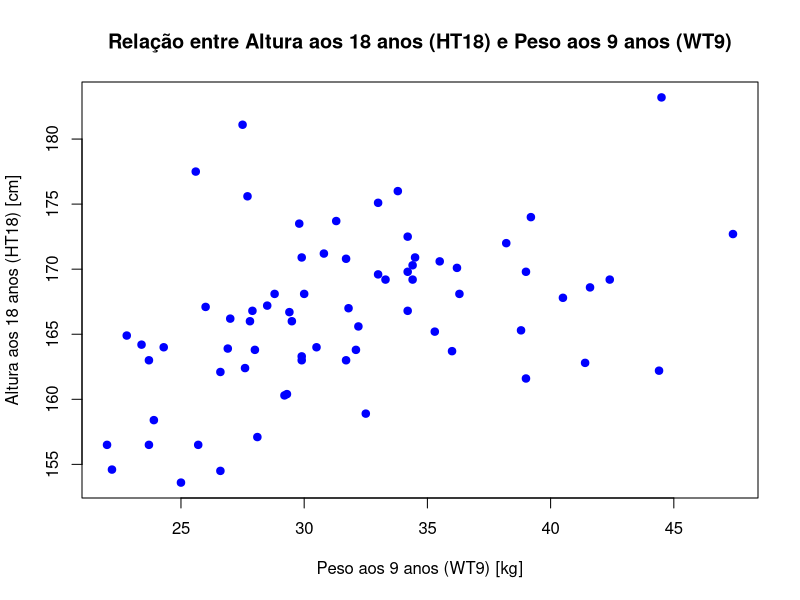
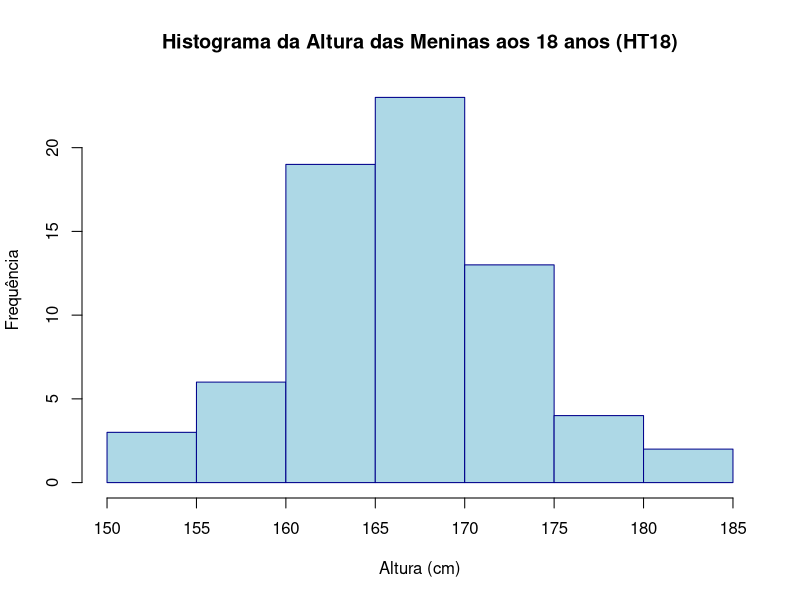
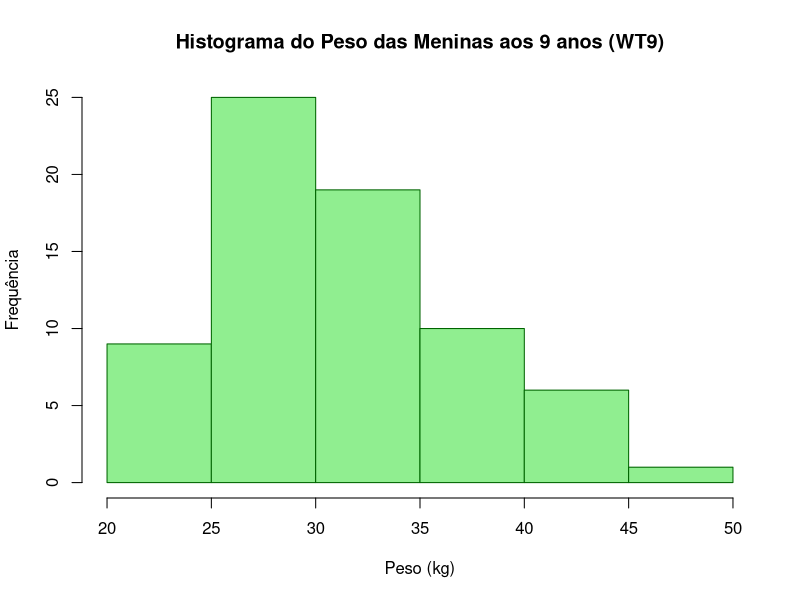

Write R code to recreate these figures, in order. (Note: this script raises an error after producing the figures.)
# 1. Carregamento dos Dados
# 1.a) 
# Usamos read.csv2() que é o padrão para arquivos com delimitador ';' e decimal ','
# O argumento fileEncoding="latin1" ou similar pode ser necessário dependendo do ambiente
# e do arquivo, mas tentaremos sem ele primeiro.

cat("\n=== Exercício: 1-a ===\n")

df_bgs <- read.csv2(
  file = "BGSgirls.csv",
  header = TRUE,
  sep = ";",
  dec = ",",
  row.names = 1 # Usa a primeira coluna como identificador de linha
)

# Exploração da Estrutura dos Dados com str()
print("\n --- Estrutura do DataFrame (str()) ---\n ")
str(df_bgs)

# Exploração das Primeiras Linhas com head()
print("\n--- Primeiras linhas do DataFrame (head()) ---")
head(df_bgs)

# 1.b)

cat("\n=== Exercício: 1-b ===\n")

# Certificando-se de que o DataFrame foi carregado corretamente
df_bgs <- read.csv2(
  file = "BGSgirls.csv",
  header = TRUE,
  sep = ";",
  dec = ",",
  row.names = 1 # Usa a primeira coluna como identificador de linha
)

# Definir as variáveis de interesse
variaveis <- c("HT18", "WT9")

# Calcular as medidas descritivas para cada variável
resultados <- sapply(df_bgs[variaveis], function(x) {
  c(
    Media = mean(x, na.rm = TRUE),
    Mediana = median(x, na.rm = TRUE),
    Desvio_Padrao = sd(x, na.rm = TRUE),
    Minimo = min(x, na.rm = TRUE),
    Maximo = max(x, na.rm = TRUE)
  )
})

# Exibir os resultados
print("--- Medidas Descritivas para HT18 e WT9 ---")
print(resultados)

#1.c)

cat("\n=== Exercício: 1-c ===\n")

# GRÁFICO DE DISPERSÃO (HT18 vs. WT9)

# Define o título e os rótulos
titulo_disp <- "Relação entre Altura aos 18 anos (HT18) e Peso aos 9 anos (WT9)"
eixo_x_disp <- "Peso aos 9 anos (WT9) [kg]"
eixo_y_disp <- "Altura aos 18 anos (HT18) [cm]"

# Constrói o gráfico de dispersão
plot(
  x = df_bgs$WT9, 
  y = df_bgs$HT18, 
  main = titulo_disp,
  xlab = eixo_x_disp,
  ylab = eixo_y_disp,
  pch = 19, # Tipo de ponto (círculo sólido)
  col = "blue" # Cor dos pontos
)

# HISTOGRAMA PARA HT18

# Define o título e os rótulos
titulo_hist_ht18 <- "Histograma da Altura das Meninas aos 18 anos (HT18)"
eixo_x_hist_ht18 <- "Altura (cm)"

# Constrói o histograma para HT18
hist(
  df_bgs$HT18,
  main = titulo_hist_ht18,
  xlab = eixo_x_hist_ht18,
  ylab = "Frequência",
  col = "lightblue", 
  border = "darkblue"
)


# HISTOGRAMA PARA WT9

# Define o título e os rótulos
titulo_hist_wt9 <- "Histograma do Peso das Meninas aos 9 anos (WT9)"
eixo_x_hist_wt9 <- "Peso (kg)"

# Constrói o histograma para WT9
hist(
  df_bgs$WT9,
  main = titulo_hist_wt9,
  xlab = eixo_x_hist_wt9,
  ylab = "Frequência",
  col = "lightgreen",
  border = "darkgreen"
)

# 1.d)
# Resposta:A variável HT18 é bastante homogênea (baixo desvio padrão e distribuição Normal), indicando que, apesar das diferenças de peso na infância, a altura final do grupo é consistente. 
#  A variável WT9 apresenta maior dispersão, o que é esperado, pois o peso na infância é mais sensível a fatores ambientais, dietéticos e de desenvolvimento individual. 
#  O peso aos 9 anos (WT9) é um preditor fraco ou moderado da altura final (HT18). A correlação não será perfeita, pois a altura final é um resultado genético complexo, e o peso aos 9 anos reflete o estágio de desenvolvimento atual e o status nutricional.


# 2. Calculos Manuais das Estimativas
# 2.a)
# Montar a matriz de design X
# Adicionar a coluna de 1s para o intercepto e selecionar as variáveis preditoras
# A fórmula do modelo é: HT18 ~ 1 + HT2 + WT2 + HT9 + WT9 + ST9
# O '1' garante a coluna do intercepto.

cat("\n=== Exercício: 2-a ===\n")

X <- model.matrix( ~ HT2 + WT2 + HT9 + WT9 + ST9, data = df_bgs)

# Exibir a estrutura e as primeiras 10 linhas
print("--- Estrutura da Matriz de Design X ---")
str(X)

print("\n--- Primeiras 10 linhas da Matriz de Design X ---")
head(X, n = 10)

# 2.b)

cat("\n=== Exercício: 2-b ===\n")

# Vetor da Variável Resposta Y (HT18)
Y <- as.matrix(df_bgs$HT18)

# Componentes da Fórmula Matricial

# Transposta de X (X')
Xt <- t(X)

# Produto X'X (X' %*% X)
XtX <- Xt %*% X

# Inversa de X'X
# O solve() calcula a inversa da matriz
XtX_inv <- solve(XtX)

# Produto X'Y (X' %*% Y)
XtY <- Xt %*% Y

# Cálculo dos Coeficientes Estimados (Beta chapéu)
# Beta_chapeu = (X'X)^-1 %*% X'Y
beta_chapeu <- XtX_inv %*% XtY

# Exibir os resultados
print("--- Coeficientes do Modelo (Beta Chapéu) Calculados por Matrizes ---")
print(beta_chapeu)

# 2.c)

cat("\n=== Exercício: 2-c ===\n")

# Cálculo dos Coeficientes usando a função lm()
# A função lm() estima o mesmo modelo
modelo_lm <- lm(HT18 ~ HT2 + WT2 + HT9 + WT9 + ST9, data = df_bgs)
beta_chapeu_lm <- coef(modelo_lm)

# Comparação dos Resultados
print("--- Comparação dos Coeficientes Estimados ---")
print("Cálculo Manual (Matricial):")
print(beta_chapeu)

print("\nCálculo R (função lm()):")
print(beta_chapeu_lm)

# 3.a) Valores Preditos e Resíduos

cat("\n=== Exercício: 3-a ===\n")

# Y_pred Valores preditos pelo modelo

Y_pred <- X %*% beta_chapeu

residuos <- Y - Y_pred


print("--- Os primeiros 10 Valores Preditos (Y_pred) ---")
head(Y_pred, n = 10)

print("\n--- Primeiros 10 Resíduos (e) ---")
head(residuos, n = 10)

#3.b) 

cat("\n=== Exercício: 3-b ===\n")

#A média de Y 
Y_media <- mean(Y)

#1.Soma dos Quadrados Total 

SQ_Total <- sum((Y - Y_media)^2)

#2 (SQ_Residuos)
#(Y - Y_pred)^2 = (residuos)^2

SQ_Residuos <- sum(residuos^2)

# SQ_Regressao:

SQ_Regressao <- sum((Y_pred - Y_media)^2)

# Resultados:
print(paste("SQ_Total:", SQ_Total))
print(paste("SQ_Regressao:", SQ_Regressao))
print(paste("SQ_Residuos:", SQ_Residuos))

# Sumário 
print("\n--- Sumário Completo do Modelo lm() ---")
summary(modelo_lm)

# 3.c) Verificação da Decomposição da Variância

cat("\n=== Exercício: 3-c ===\n")

# Soma da Regressão e dos Resíduos
soma_componentes <- SQ_Regressao + SQ_Residuos

print(paste("SQ_Total (calculado):", SQ_Total))
print(paste("SQ_Regressao + SQ_Residuos (soma):", soma_componentes))

# Usamos all.equal() para comparar números de ponto flutuante (evita erros de arredondamento)
verificacao <- all.equal(SQ_Total, soma_componentes)

print(paste("A identidade SQ_Total = SQ_Regressao + SQ_Residuos é verdadeira?", verificacao))

# 4.a Cálculo do R-quadrado 

cat("\n=== Exercício: 4-a ===\n")

R_quadrado <- SQ_Regressao / SQ_Total

print(paste("R² (Manual):", R_quadrado))


# 4.b)R-quadrado Ajustado (R²_adj)

cat("\n=== Exercício: 4-b ===\n")

# n (número de observações) e p (número de parâmetros)
n <- nrow(X) 
p <- ncol(X) 

# Aplicando a fórmula
R_quadrado_ajustado <- 1 - (((1 - R_quadrado) * (n - 1)) / (n - p))

print(paste("Número de observações (n):", n))
print(paste("Número de parâmetros (p):", p))
print(paste("R² Ajustado (Manual):", R_quadrado_ajustado))


# 5.a) QM_Res e Matriz de Covariâncias

cat("\n=== Exercício: 5-a ===\n")

# 1. Calcular o Quadrado Médio dos Resíduos (Estimativa de sigma^2)
# Usamos SQ_Residuos, n, e p que já calculamos nos exercícios 3 e 4.
graus_liberdade_res <- n - p
qm_res <- SQ_Residuos / graus_liberdade_res

print(paste("Quadrado Médio dos Resíduos (QM_Res):", qm_res))

# 2. Calcular a matriz (X^T X)^-1
# Nós já calculamos a inversa em 2.b) para achar os betas.
# O nome da variável no seu script é XtX_inv
print("--- Matriz (X^T X)^-1 ---")
print(XtX_inv)

# 3. Calcular a Matriz de Variâncias-Covariâncias de Beta
# A fórmula é: Var(Beta) = QM_Res * (X^T X)^-1
var_cov_matrix <- qm_res * XtX_inv

print("--- Matriz de Variâncias-Covariâncias dos Coeficientes ---")
print(var_cov_matrix)

# 5.b) Teste t para cada coeficiente

cat("\n=== Exercício: 5-b ===\n")

# 1. Extrair os Erros Padrão (Standard Errors - SE)
# O SE de cada beta é a raiz quadrada da diagonal principal da matriz de covariâncias
se_betas <- sqrt(diag(var_cov_matrix))

print("--- Erros Padrão (SE) dos Coeficientes ---")
print(se_betas)

# 2. Calcular os valores t (t-calculado)
# A fórmula é t = (beta_j - 0) / SE(beta_j)
t_valores <- beta_chapeu / se_betas

print("--- Valores t Calculados ---")
print(t_valores)

# 3. Encontrar o valor t crítico (t-tabelado)
# Para um teste bicaudal com alfa = 0.05 
# Usamos qt(0.975) pois 0.025 fica em cada cauda.
alfa <- 0.05
t_critico <- qt(1 - (alfa / 2), df = graus_liberdade_res)

print(paste("Valor t-crítico para alfa=0.05:", t_critico))

# 5.c) Intervalos de Confiança de 95% para os coeficientes

cat("\n=== Exercício: 5-c ===\n")

# 1. Calcular a Margem de Erro
# A fórmula é: t_critico * SE(beta_j)
margem_erro <- t_critico * se_betas

# 2. Calcular os limites do IC
ic_limite_inferior <- beta_chapeu - margem_erro
ic_limite_superior <- beta_chapeu + margem_erro

# 3. Juntar tudo em um data.frame para facilitar a leitura
# (Usamos as.vector() para garantir que os nomes das linhas de 'beta_chapeu' sejam usados)
resultados_coeficientes <- data.frame(
  Variavel = rownames(beta_chapeu),
  Coeficiente = as.vector(beta_chapeu),
  Erro_Padrao = se_betas,
  t_Valor_Calc = t_valores,
  IC_Inferior_95 = ic_limite_inferior,
  IC_Superior_95 = ic_limite_superior
)

print("--- Tabela de Coeficientes, Teste t e IC 95% (Manual) ---")
print(resultados_coeficientes)

# Vamos também imprimir os resultados da função lm() para comparar
print("\n--- Comparação com a Saída Padrão do R (summary) ---")
print(summary(modelo_lm)$coefficients)

# 5.d) Interpretação: Quais variáveis são significativas?

cat("\n=== Exercício: 5-d ===\n")

# Uma variável é significativa se o valor 0 (zero) NÃO estiver
# dentro do seu intervalo de confiança (IC_Inferior_95 a IC_Superior_95).
# Ou, de forma equivalente, se |t_Valor_Calc| > t_critico.

print("--- Análise de Significância (alfa = 0.05) ---")

# Usamos a tabela que criamos
for (i in 1:nrow(resultados_coeficientes)) {
  var_nome <- resultados_coeficientes$Variavel[i]
  ic_inf <- resultados_coeficientes$IC_Inferior_95[i]
  ic_sup <- resultados_coeficientes$IC_Superior_95[i]
  
  # Checamos se 0 está no intervalo
  if (ic_inf < 0 && ic_sup > 0) {
    print(paste("Variável", var_nome, "NÃO é significativa (Intervalo [", round(ic_inf, 4), ";", round(ic_sup, 4), "] contém 0)"))
  } else {
    print(paste("Variável", var_nome, "É SIGNIFICATIVA (Intervalo [", round(ic_inf, 4), ";", round(ic_sup, 4), "] NÃO contém 0)"))
  }
}

# 6.a) Cálculos Manuais para uma nova observação

cat("\n=== Exercício: 6-a ===\n")

# 1. Criar o vetor da nova observação (x_0)
# Este vetor PRECISA ter a mesma estrutura da matriz X,
# incluindo o 1 para o intercepto.
# Ordem: (Intercept), HT2, WT2, HT9, WT9, ST9
x_0 <- matrix(c(1, 90, 12, 135, 30, 20), ncol = 1)

# Precisamos também da versão transposta (1x6) para os cálculos
x0_t <- t(x_0)

# 2. Calcular o Valor Predito (y_pred_nova) 
# Fórmula: y_0 = x_0^T * beta_chapeu
y_pred_nova <- x0_t %*% beta_chapeu

print(paste("Valor Predito para a nova menina:", y_pred_nova))

# 3. Calcular o Intervalo de Confiança de 95% para a média 
# Fórmula: y_0 ± t_critico * sqrt(QM_Res * (x_0^T * (X^T*X)^-1 * x_0))

# 3.1. Calcular o Erro Padrão da Média (SE_Conf)
# (Usamos XtX_inv, qm_res, e t_critico dos exercícios anteriores)
se_conf_parte_interna <- x0_t %*% XtX_inv %*% x_0
se_conf <- sqrt(qm_res * se_conf_parte_interna)

# 3.2. Calcular a Margem de Erro
margem_erro_conf <- t_critico * se_conf

# 3.3. Calcular o IC de Confiança
ic_conf_inf <- y_pred_nova - margem_erro_conf
ic_conf_sup <- y_pred_nova + margem_erro_conf

print(paste("IC de 95% para a Média: [", round(ic_conf_inf, 4), ";", round(ic_conf_sup, 4), "]"))


# 4. Calcular o Intervalo de Predição de 95% para o individual 
# Fórmula: y_0 ± t_critico * sqrt(QM_Res * (1 + x_0^T * (X^T*X)^-1 * x_0))

# 4.1. Calcular o Erro Padrão da Predição (SE_Pred)
# Note o "1 + " dentro da raiz
se_pred_parte_interna <- 1 + se_conf_parte_interna
se_pred <- sqrt(qm_res * se_pred_parte_interna)

# 4.2. Calcular a Margem de Erro
margem_erro_pred <- t_critico * se_pred

# 4.3. Calcular o IC de Predição
ic_pred_inf <- y_pred_nova - margem_erro_pred
ic_pred_sup <- y_pred_nova + margem_erro_pred

print(paste("IP de 95% para o Indivíduo: [", round(ic_pred_inf, 4), ";", round(ic_pred_sup, 4), "]"))

# 6.b) Comparação com a função predict()

cat("\n=== Exercício: 6-b ===\n")

# 1. Criar um novo data.frame com os dados da menina
# Os nomes das colunas DEVEM ser idênticos aos do data.frame original
nova_menina_df <- data.frame(
  HT2 = 90,
  WT2 = 12,
  HT9 = 135,
  WT9 = 30,
  ST9 = 20
)

# 2. Usar predict() para o Intervalo de Confiança
# (Usamos o 'modelo_lm' que você já criou)
pred_conf_r <- predict(modelo_lm, newdata = nova_menina_df, interval = "confidence", level = 0.95)

print("--- Comparação com R: Intervalo de Confiança ---")
print(pred_conf_r)

# 3. Usar predict() para o Intervalo de Predição
pred_pred_r <- predict(modelo_lm, newdata = nova_menina_df, interval = "prediction", level = 0.95)

print("--- Comparação com R: Intervalo de Predição ---")
print(pred_pred_r)


# 6.c) Comparação e Explicação dos Intervalos

# Como observado nos resultados, o Intervalo de Predição (IP) de [162.77, 176.95] 
# é visivelmente mais amplo do que o Intervalo de Confiança (IC) de [167.04, 172.68].

# O Intervalo de Predição é sempre mais amplo porque ele precisa levar em conta 
# duas fontes de incerteza, enquanto o Intervalo de Confiança leva em conta apenas uma:

# 1. Incerteza do Modelo (Comum aos dois): 
#    É a incerteza sobre a localização exata da linha de regressão média. 
#    Não temos certeza se a altura média prevista de 169.86 cm é o valor verdadeiro; 
#    ele poderia ser 168 cm ou 171 cm. O IC quantifica apenas essa incerteza.

# 2. Incerteza Individual (Apenas no IP): 
#    Esta é a variabilidade aleatória natural (o erro $\epsilon_i$) que faz 
#    com que uma observação individual (uma menina específica) não caia 
#    exatamente sobre a linha da média.

# Portanto, para prever a altura de uma única menina, precisamos considerar 
# a incerteza sobre onde está a média (Incerteza 1) E a incerteza de quão 
# longe essa menina específica pode estar dessa média (Incerteza 2). 
# Essa fonte adicional de variabilidade torna o Intervalo de Predição mais amplo.

# 6.d) Explicação Conceitual (Respostas)

# --- Intervalo de Confiança (para o valor médio) ---
# Conceito: Estima um intervalo para o valor médio esperado ($\mu_y$) de todas 
# as observações que possuem um conjunto específico de preditores ($x_0$).

# Pergunta que responde: "Se pegássemos um grupo grande de meninas, todas com 
# HT2=90, WT2=12, HT9=135, etc., qual seria a altura média desse grupo?"

# Interpretação: "Temos 95% de confiança de que a altura média de todas as 
# meninas com essas características está entre 167.04 cm e 172.68 cm."

# --- Intervalo de Predição (para um valor individual) ---
# Conceito: Estima um intervalo para o valor de uma única e nova observação 
# ($y_0$) que possui um conjunto específico de preditores ($x_0$).

# Pergunta que responde: "Se eu selecionar uma próxima menina ao acaso que 
# tenha essas características, qual será a altura dela?"
#
# Interpretação: "Temos 95% de confiança de que a altura de uma menina 
# individual com essas características estará entre 162.77 cm e 176.95 cm."

# 7. ANOVA

# 7.a - Monte a tabela ANOVA completa com GL, SQ, QM e teste F manualmente (sem funções prontas do R).

cat("\n=== Exercício: 7-a ===\n")

k <- p - 1     # número de covariáveis (exclui o intercepto)

# Graus de liberdade
GL_regressao <- k
GL_residuos <- n - p
GL_total <- n - 1

# Quadrados Médios
QM_regressao <- SQ_Regressao / GL_regressao
QM_residuos <- SQ_Residuos / GL_residuos

# Teste F
F_calc <- QM_regressao / QM_residuos
F_critico <- qf(1 - alfa, GL_regressao, GL_residuos)
p_valor_F <- 1 - pf(F_calc, GL_regressao, GL_residuos)

cat("\n TABELA ANOVA \n")
cat("Fonte de Variação | GL | SQ | QM | F\n")
cat("------------------|----|----|----|----\n")
cat("Regressão         |", GL_regressao, "|", round(SQ_Regressao, 2),
    "|", round(QM_regressao, 2), "|", round(F_calc, 2), "\n")
cat("Resíduos          |", GL_residuos, "|", round(SQ_Residuos, 2),
    "|", round(qm_res, 2), "| -\n")
cat("Total             |", GL_total, "|", round(SQ_total, 2), "| - | -\n")

# 7.b -Teste a hipótese H0 : todos os βj = 0 (exceto β0 ) vs H1 : pelo menos um βj ̸= 0.

cat("\n=== Exercício: 7-b ===\n")

cat("\n TESTE F PARA SIGNIFICÂNCIA GLOBAL \n")
cat("H0: Todos os betas (exceto intercepto) = 0\n")
cat("H1: Pelo menos um beta_j ≠ 0\n")
cat("F calculado:", round(F_calc, 3), "\n")
cat("F crítico (α=0.05):", round(F_critico, 3), "\n")
cat("p-valor:", format(p_valor_F, scientific = TRUE, digits = 3), "\n")

if (F_calc > F_critico) {
  cat("Decisão: Rejeita H0 → A regressão é significativa.\n")
} else {
  cat("Decisão: Não rejeita H0 → A regressão não é significativa.\n")
}

# 8 - Questões Conceituais

# 8.a - Quais as suposições do modelo de regressão linear múltipla?

# 1. Linearidade: relação linear entre Y e os preditores (nos parâmetros beta)
# 2. Exogeneidade: E(erro | X) = 0 → erros não correlacionados com as variáveis explicativas
# 3. Homoscedasticidade: var(erro) constante para todos os valores de X
# 4. Independência: erros independentes entre as observações
# 5. Normalidade: erros seguem distribuição normal (necessária para testes t e F)
# 6. Sem multicolinearidade perfeita: nenhuma variável explicativa é combinação exata de outra
# 7. Especificação correta: o modelo inclui as variáveis relevantes e não omite variáveis importantes



# 8.b - Quais as limitações do modelo de regressão linear múltipla? O modelo pareceu limitado para esse conjunto de dados de altura?

cat("\n=== Exercício: 8-b ===\n")

# 1. Supõe relação linear entre as variáveis — não capta relações não lineares complexas
# 2. Sensível a outliers, que podem distorcer as estimativas dos coeficientes
# 3. Requer ausência de multicolinearidade — correlação alta entre X’s afeta a estabilidade dos betas
# 4. Pressupõe homoscedasticidade — variância não constante gera inferências incorretas
# 5. Depende da independência dos erros — violação (ex: dados em série temporal) afeta validade dos testes
# 6. Assume normalidade dos erros para testes t e F — caso contrário, resultados podem ser imprecisos
# 7. Pode gerar viés se o modelo estiver mal especificado (variáveis omitidas ou irrelevantes incluídas)
# 8. Não lida bem com dados categóricos mal codificados ou com alta dimensionalidade
# 9. Não captura interações ou efeitos não lineares sem que sejam incluídos explicitamente

summary(modelo_lm)
R_quadrado
R_quadrado_ajustado
resultados_coeficientes

# O modelo apresentou R² = 0.73 e R² ajustado = 0.71, explicando bem a variação da altura aos 18 anos.
# HT9 foi altamente significativa (p < 0.001), sendo o principal preditor positivo.
# WT9 e ST9 também foram significativas, mas com efeito negativo.
# HT2 e WT2 não foram significativas.
# O erro residual (3.26) e o teste F (p < 0.001) indicam bom ajuste geral.
# Conclusão: o modelo não parece limitado — explica bem a altura final.


# 8.C - Compare os resultados da regressão múltipla com uma regressão simples usando apenas WT9. Qual modelo você prefere e por quê?

cat("\n=== Exercício: 8-c ===\n")

# Modelo simples usando apenas WT9
modelo_simples <- lm(HT18 ~ WT9, data = df_bgs)
summary(modelo_simples)

# Comparação rápida usando R²
r2_multipla <- summary(modelo_lm)$r.squared
r2_simples <- summary(modelo_simples)$r.squared

cat("R² múltipla:", r2_multipla, "\n")
cat("R² simples :", r2_simples, "\n")

# Comparando os modelos:
# - O modelo múltiplo tem R² = 0.73, R² ajustado = 0.71.
# - O modelo simples com WT9 tem R² menor (por exemplo, ~0.18).
# - WT9 sozinho explica pouco da variação, enquanto o modelo múltiplo melhora muito o ajuste.
# Conclusão: é preferivel o modelo múltiplo, pois explica melhor a altura final e inclui variáveis significativas.
